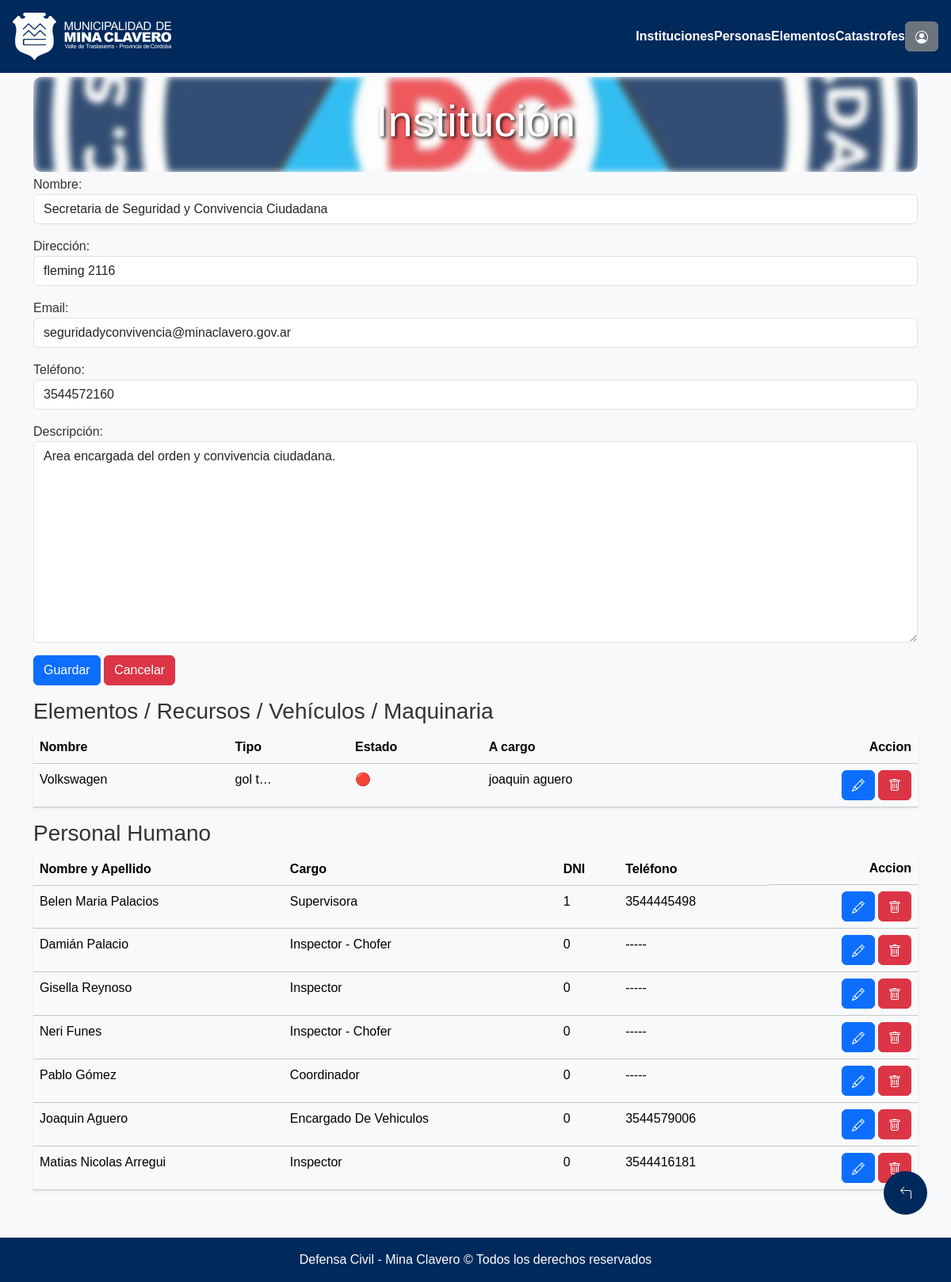
/instituciones/modificar/2 (signed in), run on an earlier commit of the app's database.
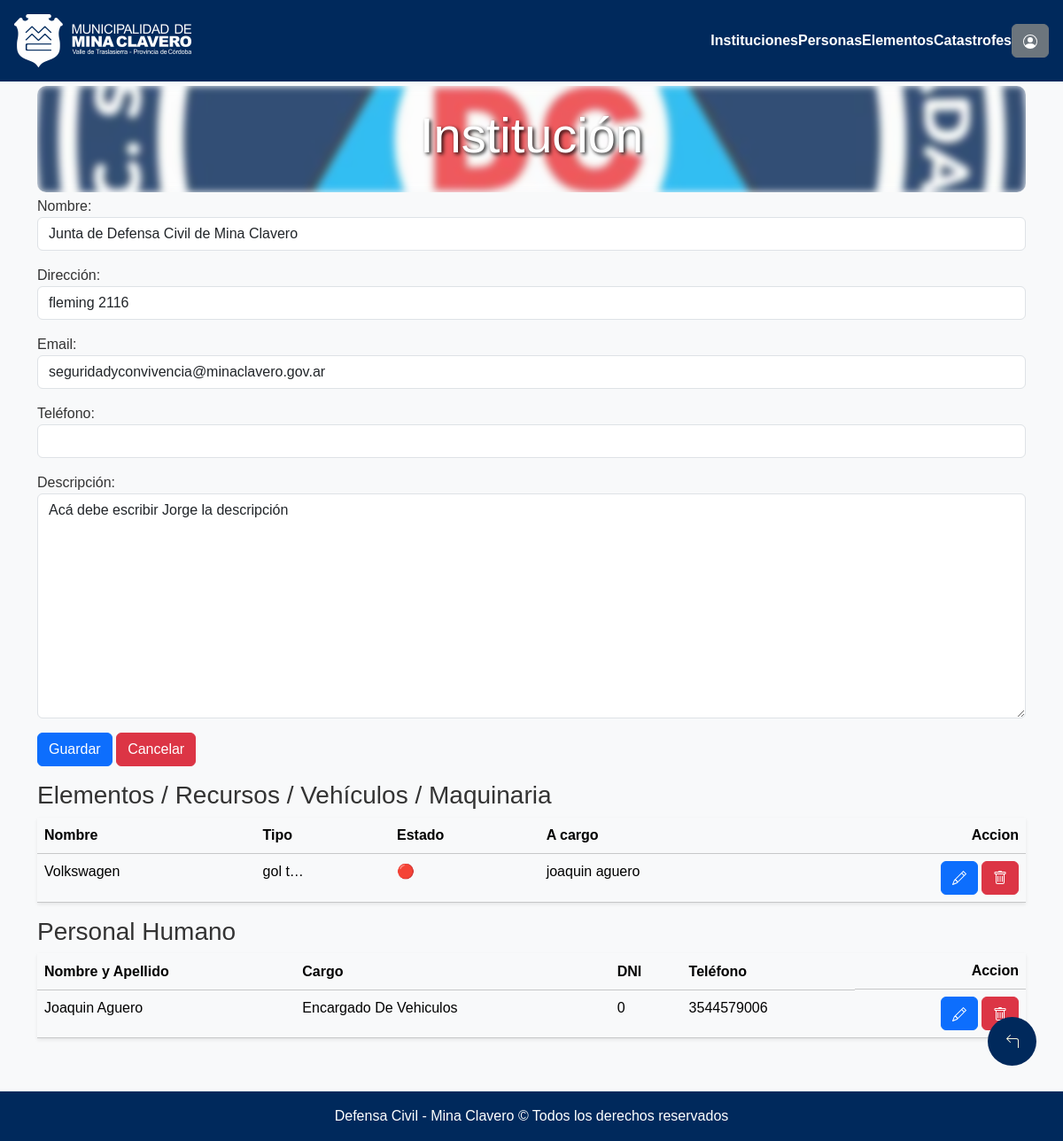
And on a later commit of the database.
### seguridadVial/models.py (models this page shows, shortened)
class Institucion(models.Model):
    nombre = models.CharField(max_length=120)
    descripcion = models.CharField(max_length=240)
    direccion = models.CharField(max_length=120, default="", null=True, blank=True)
    email = models.CharField(max_length=120, default="", null=True, blank=True)
    telefono = models.CharField(max_length=30, default="",null=True, blank=True)

class Elementos(models.Model):
    nombre = models.CharField(max_length=120)
    tipo = models.CharField(max_length=120, null=True, blank=True)
    descripcion = models.CharField(max_length=120, default="", null=True, blank=True)
    cantidad = models.IntegerField(default=1, null=True, blank=True)
    observaciones = models.CharField(max_length=240, null=True, blank=True)
    estado = models.BooleanField(default=True, null=True, blank=True)
    id_persona = models.ForeignKey("Persona", on_delete=models.PROTECT)
    id_institucion = models.ForeignKey("Institucion", on_delete=models.CASCADE)

class Persona(models.Model):
    nombre_apellido = models.CharField(max_length=120)
    dni = models.IntegerField(default=0)
    telefono = models.CharField(max_length=30, default="",null=True, blank=True)
    id_institucion = models.ManyToManyField('Institucion', through="InstitucionCargoPersona")
    def __str__(self):
        return self.nombre_apellido

class InstitucionCargoPersona(models.Model):
    id_institucion = models.ForeignKey(Institucion, on_delete=models.CASCADE)
    id_persona = models.ForeignKey(Persona, on_delete=models.CASCADE)
    cargo = models.CharField(max_length=120)

### seguridadVial/views.py (the view)
# urls.py: path("instituciones/modificar/<str:pk>", login_required(permission_required('seguridadVial.change_institucion')(views.InstitucionModificar.as_view())), name="modificarInstitucion"),
class InstitucionModificar(UpdateView):
    model = Institucion
    form_class = InstitucionForm
    template_name = os.path.join("defensaCivil", "formularios", "institucionForm.html")
    success_url = reverse_lazy('listaInstituciones')
    def get_context_data(self, **kwargs):
        context = super().get_context_data(**kwargs)
        id = self.get_object().id
        personas_institucion = [x.id_persona.pk for x in InstitucionCargoPersona.objects.filter(id_institucion=id) ]
        personas = [ x for x in Persona.objects.all().order_by('nombre_apellido') if x.pk in personas_institucion]
        print(personas)
        elementos_institucion = Elementos.objects.filter(id_institucion=id)
        print(personas_institucion)
        cargos =  [{"id_persona": x.id_persona.pk, "cargo":x.cargo} for x in InstitucionCargoPersona.objects.filter(id_institucion=id) ]
        context['cargos'] = cargos
        context['personas'] = personas
        context['elementos'] = elementos_institucion
        return context

### seguridadVial/forms.py
class InstitucionForm(forms.ModelForm):
    class Meta:
        model = Institucion
        fields = ("nombre", "direccion", "email", "telefono", "descripcion")
        widgets = {
            'nombre': forms.TextInput(attrs={'class': 'form-control'}),
            'direccion': forms.TextInput(attrs={'class': 'form-control'}),
            'email': forms.TextInput(attrs={'class': 'form-control'}),
            'telefono': forms.TextInput(attrs={'class': 'form-control'}),
            'descripcion': forms.Textarea(attrs={'class': 'form-control'}),
        }
        labels = {
            "nombre":"Nombre",
            "direccion":"Dirección",
            "email":"Email",
            "telefono":"Teléfono",
            "descripcion":"Descripción",
        }

### municipalidad/templates/defensaCivil/formularios/institucionForm.html (shortened to what the changed rows need)
{% extends "defensaCivil/base.html" %}
{% load static %}
{% block contenido %}
<div class="container">
    <form method="post" enctype="multipart/form-data" id="formulario">
        {{ form.as_p }}
    </form>
    {% if elementos %}
        <table class="table table-light shadow-sm  mt-2">
            <thead class="bg-light">
              <tr>
                <th scope="col">Nombre</th>
                <th scope="col" class="d-none d-lg-table-cell">Tipo</th>
                <th scope="col">Estado</th>
                <th scope="col" class="d-none d-md-table-cell">A cargo</th>
                <th scope="col" class="d-flex justify-content-end">Accion</th>
              </tr>
            </thead>
            <tbody>
              {% for elemento in elementos %}
                <tr>
                  <td style="cursor: pointer;" onclick="window.location.href='{% url 'modificarElemento' elemento.id %}'">{{ elemento.nombre | title}}</td>
                  <td style="cursor: pointer;" class="d-none d-lg-table-cell" onclick="window.location.href='{% url 'modificarElemento' elemento.id %}'">{{ elemento.tipo|default_if_none:"-----" | truncatechars:6}}</td>
                  <td style="cursor: pointer;" onclick="window.location.href='{% url 'modificarElemento' elemento.id %}'">
                    {% if elemento.estado %}
                      <span style="color: red;">🔴</span>
                    {% else %}
                      <span style="color: green;">🟢</span>
                    {% endif %}
                  <td style="cursor: pointer;" class="d-none d-md-table-cell" onclick="window.location.href='{% url 'modificarElemento' elemento.id %}'">{{ elemento.id_persona.nombre_apellido}}</td>
                  <td>
                    <div class="d-flex justify-content-end align-items-center">
                        <a class="btn btn-primary" href="{% url 'modificarElemento' elemento.id %}">
                        </a>
                        <a class="btn btn-danger ms-1" href="{% url 'borrarElemento' elemento.id %}">
                        </a>
                    </div>
                  </td>
                </tr>
              {% endfor %}
            </tbody>
        </table>
    {% endif %}
    {% if personas %}
        <table class="table table-light shadow-sm  mt-2">
            <thead class="bg-light">
              <tr>
                <th scope="col">Nombre y Apellido</th>
                <th scope="col" class="d-none d-md-table-cell">Cargo</th>
                <th scope="col" class="d-none d-md-table-cell">DNI</th>
                <th scope="col" class="d-none d-md-table-cell">Teléfono</th>
                <th scope="col" class="d-flex justify-content-end">Accion</th>
              </tr>
            </thead>
            <tbody>
              {% for persona in personas %}
                {% if persona.nombre != "seleccionar persona" %}
                  <tr>
                    <td style="cursor: pointer;" onclick="window.location.href='{% url 'modificarPersona' persona.id %}'">{{ persona.nombre_apellido | title}}</td>
                    {% for cargo in cargos %}
                      {% if persona.id == cargo.id_persona%}
                        <td style="cursor: pointer;" onclick="window.location.href='{% url 'modificarPersona' persona.id %}'" class="d-none d-md-table-cell">{{cargo.cargo | title}}</td>
                      {% endif %}
                    {% endfor %}
                    <td style="cursor: pointer;" class="d-none d-md-table-cell" onclick="window.location.href='{% url 'modificarPersona' persona.id %}'">{{ persona.dni | default_if_none:"-----" }}</td>
                    <td style="cursor: pointer;" class="d-none d-md-table-cell" onclick="window.location.href='{% url 'modificarPersona' persona.id %}'">{{ persona.telefono | default_if_none:"-----" }}</td>
                    <td>
                      <div class="d-flex justify-content-end align-items-center">
                        <a class="btn btn-primary" href="{% url 'modificarPersona' persona.id %}">
                        </a>
                        <a class="btn btn-danger ms-1" href="{% url 'borrarPersona' persona.id %}">
                        </a>
                      </div>
                    </td>
                  </tr>
                {% endif %}
              {% endfor %}
            </tbody>
        </table>
    {% endif %}
</div>
{% endblock %}

What changed in the data, as far as the page shows it:
removed Persona: nombre_apellido "Belen Maria Palacios", dni "1", telefono "3544445498"
removed InstitucionCargoPersona: cargo "Supervisora"
removed Persona: nombre_apellido "Damián Palacio", dni "0", telefono "-----"
removed InstitucionCargoPersona: cargo "Inspector - Chofer"
removed Persona: nombre_apellido "Gisella Reynoso", dni "0", telefono "-----"
removed InstitucionCargoPersona: cargo "Inspector"
removed Persona: nombre_apellido "Neri Funes", dni "0", telefono "-----"
removed InstitucionCargoPersona: cargo "Inspector - Chofer"
removed Persona: nombre_apellido "Pablo Gómez", dni "0", telefono "-----"
removed InstitucionCargoPersona: cargo "Coordinador"
removed Persona: nombre_apellido "Matias Nicolas Arregui", dni "0", telefono "3544416181"
removed InstitucionCargoPersona: cargo "Inspector"
changed Institucion "fleming 2116": nombre "Secretaria de Seguridad y Convivencia Ciudadana" → "Junta de Defensa Civil de Mina Clavero"; telefono "3544572160" → (not shown); descripcion "Area encargada del orden y convivencia ciudadana." → "Acá debe escribir Jorge la descripción"
